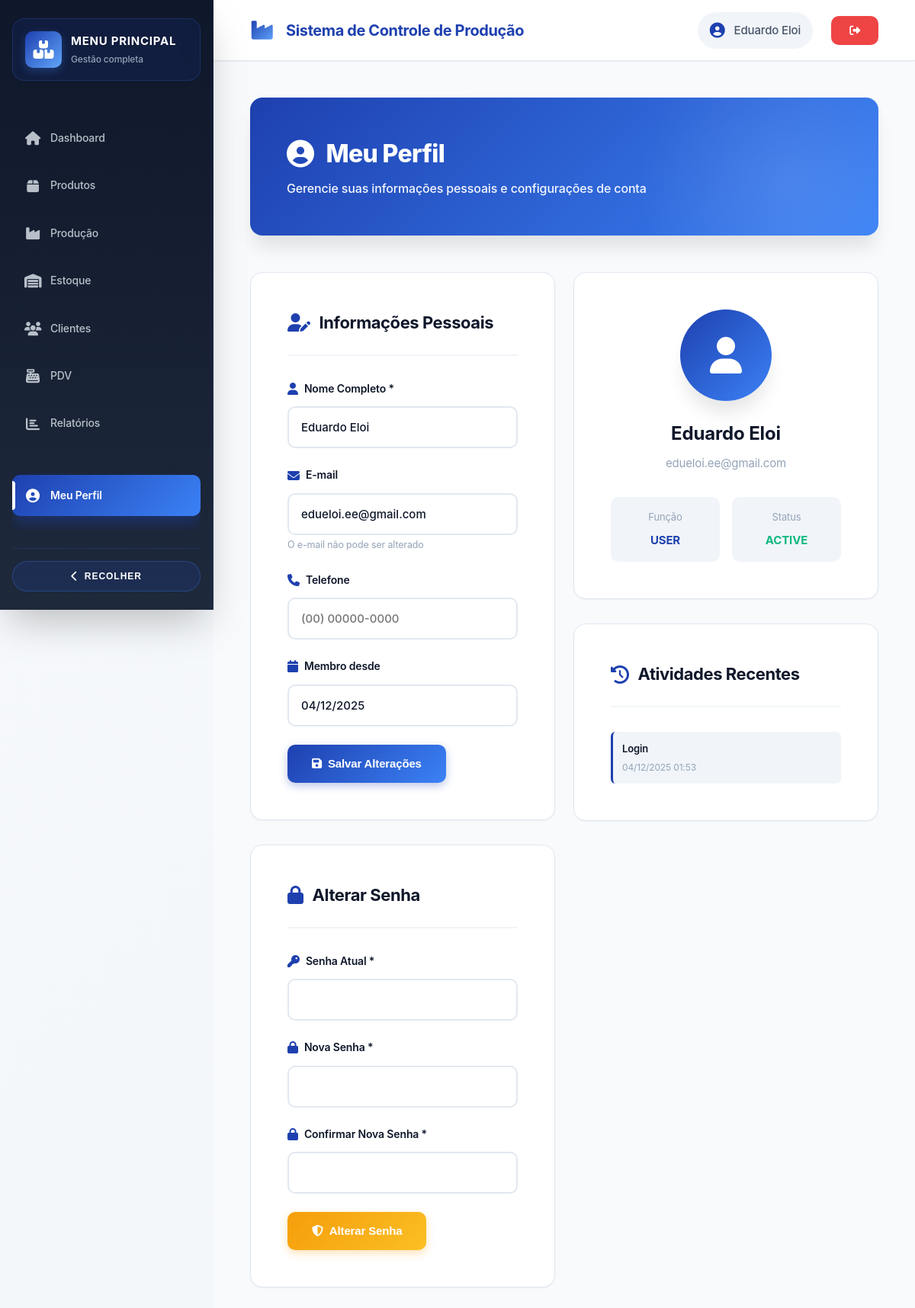
/views/profile/index.php (signed in), run on an earlier commit of the app's database.
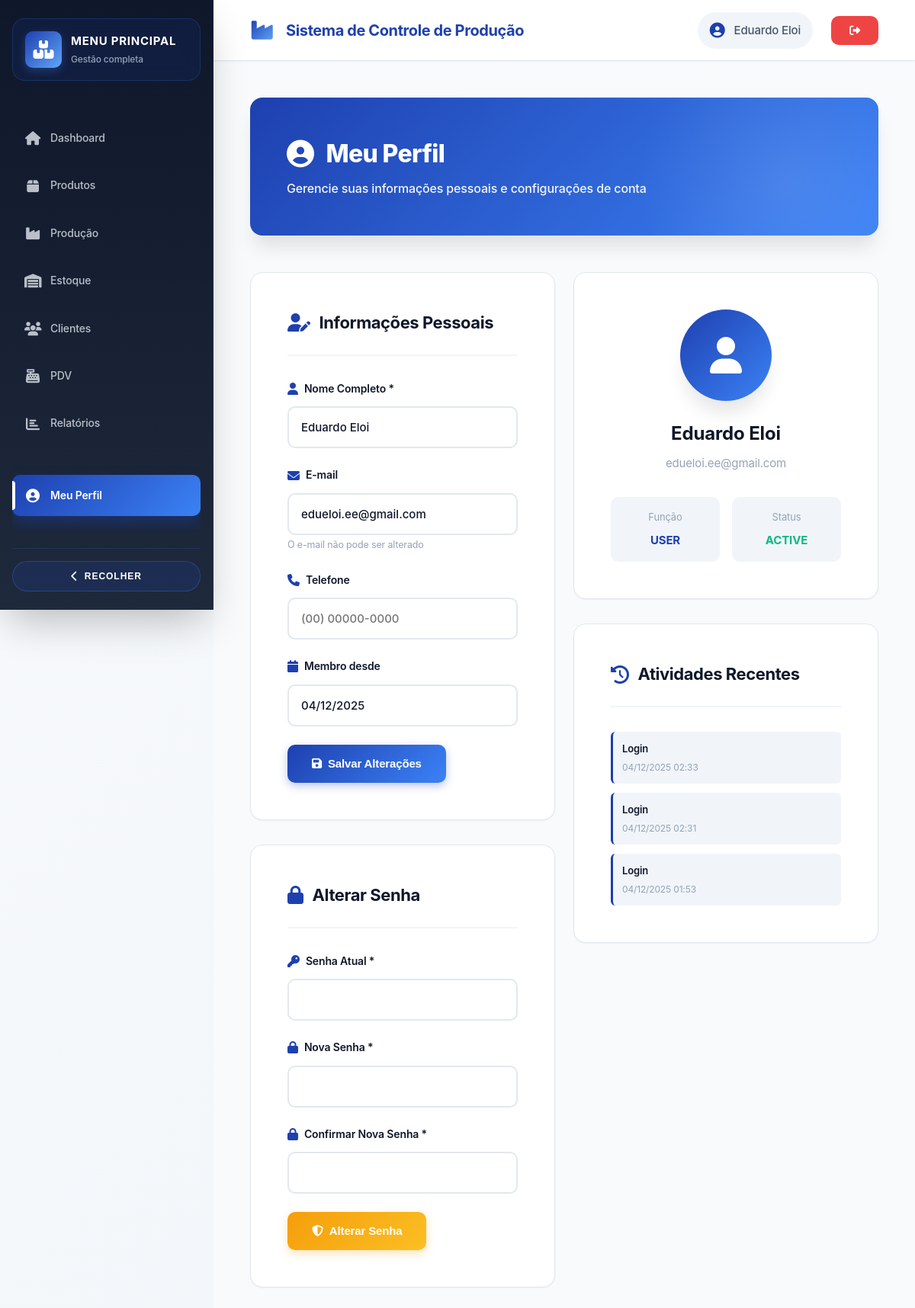
And on a later commit of the database.
### tables this page shows
CREATE TABLE activity_logs (
            id INTEGER PRIMARY KEY AUTOINCREMENT,
            user_id INTEGER,
            action TEXT NOT NULL,
            entity_type TEXT,
            entity_id INTEGER,
            description TEXT,
            ip_address TEXT,
            created_at DATETIME DEFAULT CURRENT_TIMESTAMP,
            FOREIGN KEY (user_id) REFERENCES users(id)
        );

### views/profile/index.php (the view, shortened to what the changed rows need)
<?php
$db = Database::getInstance()->getConnection();
$userId = $_SESSION['user_id'];
$stmt = $db->prepare("SELECT * FROM users WHERE id = ?");
$stmt->execute([$userId]);
$user = $stmt->fetch(PDO::FETCH_ASSOC);
$activities = $db->prepare("SELECT * FROM activity_logs WHERE user_id = ? ORDER BY created_at DESC LIMIT 10");
$activities->execute([$userId]);
$activityList = $activities->fetchAll(PDO::FETCH_ASSOC);
?>
<?php include __DIR__ . '/../../components/header.php'; ?>
<div class="main-layout">
    <div class="content-wrapper">
        <main class="main-content">
            <div class="page-header">
                <h1><i class="fas fa-user-circle"></i> Meu Perfil</h1>
            </div>
            <div class="form-row">
                <div style="flex: 1;">
                    <div class="card" style="text-align: center;">
                        <h2 style="font-size: 24px; margin-bottom: var(--spacing-xs); color: var(--text-primary);">
                            <?php echo htmlspecialchars($user['name']); ?>
                        </h2>
                    </div>
                    <div class="card">
                        <?php if (count($activityList) > 0): ?>
                            <div style="display: flex; flex-direction: column; gap: var(--spacing-sm);">
                                <?php foreach ($activityList as $activity): ?>
                                    <div style="padding: var(--spacing-sm); background: var(--bg-secondary); border-radius: var(--radius-sm); border-left: 3px solid var(--primary-color);">
                                        <div style="font-size: 13px; font-weight: 600; margin-bottom: 4px;">
                                            <?php echo htmlspecialchars($activity['action']); ?>
                                        </div>
                                        <div style="font-size: 12px; color: var(--text-muted);">
                                            <?php echo date('d/m/Y H:i', strtotime($activity['created_at'])); ?>
                                        </div>
                                    </div>
                                <?php endforeach; ?>
                            </div>
                        <?php else: ?>
                            <p style="color: var(--text-muted); text-align: center; padding: var(--spacing-lg);">
                                Nenhuma atividade recente
                            </p>
                        <?php endif; ?>
                    </div>
                </div>
            </div>
        </main>
    </div>
</div>
<?php include __DIR__ . '/../../components/footer.php'; ?>

What changed in the data, as far as the page shows it:
added activity_logs: action "Login", created_at "04/12/2025 02:33"
added activity_logs: action "Login", created_at "04/12/2025 02:31"
